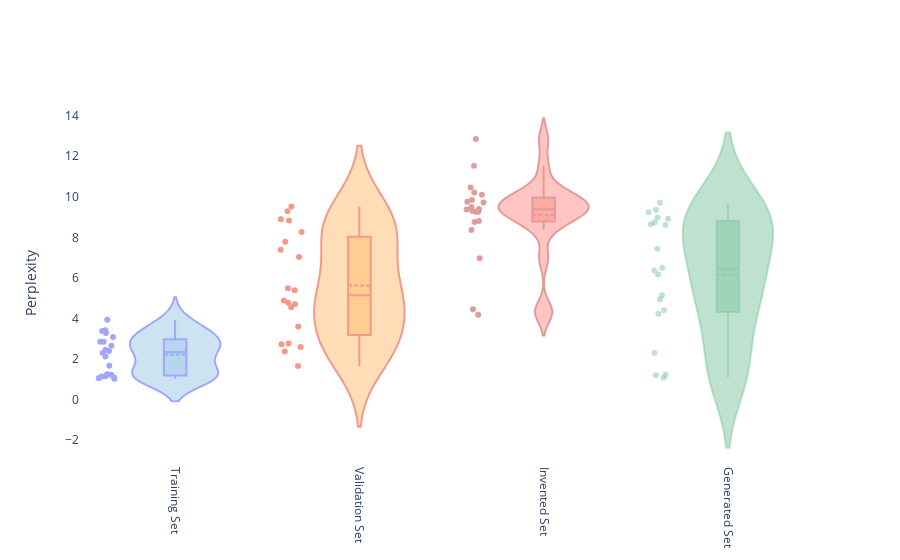

Notebook code cell kept with this figure:
### Code cell
import plotly.graph_objects as go

import pandas as pd

fig = go.Figure()

fig.add_trace(go.Violin(
                        y=train_df['Perplexity'],fillcolor='rgba(93, 164, 214, 0.5)', 
                        opacity=0.6, x0='Training Set',points='all')
             )
fig.add_trace(go.Violin(y=validation_df['Perplexity'], fillcolor='rgba(255, 144, 14, 0.5)', 
                        opacity=0.6, x0='Validation Set',points='all')
             )
fig.add_trace(go.Violin(y=invented_df['Perplexity'], line_color='indianred', fillcolor='rgba(255, 65, 54, 0.5)', 
                        opacity=0.6, x0='Invented Set',points='all')
)
fig.add_trace(go.Violin(y=random_gen['Perplexity'], line_color='rgba(44, 160, 101, 0.5)', fillcolor='rgba(44, 160, 101, 0.5)', 
                        opacity=0.6, x0='Generated Set',points='all')
)                  
fig.update_traces(meanline_visible=True, box_visible=True)

fig.update_yaxes(
        title_text = "Perplexity",
        title_standoff = 25)
fig.update_xaxes(
        tickangle = 90,
        #title_text = "Datasets",
        title_standoff = 25)

fig.update_layout(violingap=0.3, violinmode='overlay', showlegend=False, plot_bgcolor='rgba(0,0,0,0)', yaxis=dict(
        autorange=True,
        zeroline=False,
        zerolinecolor='rgb(255, 255, 255)')),
layout = go.Layout(
    autosize=False,
    width=800,
    height=1000)

fig.show()

### Figure 1 — Plotly figure (JSON) as saved in the notebook; plotly's stock layout.template omitted (floating-point values rounded to 4 significant figures)
{"data": [{"box": {"visible": true}, "fillcolor": "rgba(93, 164, 214, 0.5)", "meanline": {"visible": true}, "opacity": 0.6, "points": "all", "type": "violin", "x0": "Training Set", "y": [2.394, 3.378, 3.276, 1.251, 1.027, 3.08, 2.3, 1.149, 2.851, 2.655, 3.413, 1.137, 2.453, 1.055, 1.087, 1.222, 3.935, 1.671, 2.126, 2.855]}, {"box": {"visible": true}, "fillcolor": "rgba(255, 144, 14, 0.5)", "meanline": {"visible": true}, "opacity": 0.6, "points": "all", "type": "violin", "x0": "Validation Set", "y": [4.55, 4.89, 4.778, 8.268, 7.025, 5.491, 1.655, 4.694, 2.764, 2.591, 2.731, 9.522, 7.787, 9.289, 8.891, 3.598, 7.39, 8.825, 2.375, 5.392]}, {"box": {"visible": true}, "fillcolor": "rgba(255, 65, 54, 0.5)", "line": {"color": "indianred"}, "meanline": {"visible": true}, "opacity": 0.6, "points": "all", "type": "violin", "x0": "Invented Set", "y": [9.367, 9.4, 4.184, 8.802, 8.76, 9.757, 4.458, 10.09, 9.715, 10.46, 10.21, 12.85, 9.5, 9.265, 8.36, 9.297, 11.53, 9.836, 6.968, 9.266]}, {"box": {"visible": true}, "fillcolor": "rgba(44, 160, 101, 0.5)", "line": {"color": "rgba(44, 160, 101, 0.5)"}, "meanline": {"visible": true}, "opacity": 0.6, "points": "all", "type": "violin", "x0": "Generated Set", "y": [9.239, 6.503, 8.644, 6.165, 9.364, 4.226, 9.711, 1.234, 8.915, 7.435, 5.138, 6.365, 4.399, 8.976, 1.197, 8.731, 8.605, 1.078, 4.941, 2.29]}], "layout": {"plot_bgcolor": "rgba(0,0,0,0)", "showlegend": false, "violingap": 0.3, "violinmode": "overlay", "xaxis": {"tickangle": 90, "title": {"standoff": 25}}, "yaxis": {"autorange": true, "title": {"standoff": 25, "text": "Perplexity"}, "zeroline": false, "zerolinecolor": "rgb(255, 255, 255)"}}}
